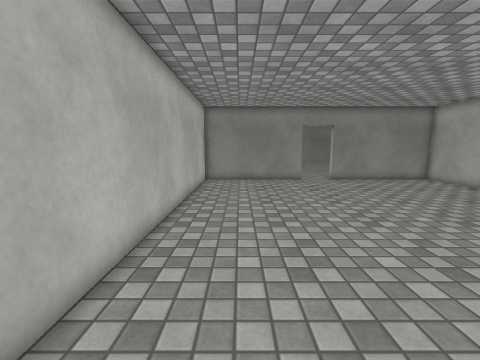
[1] (above)

24 first-person views from a walk through a scene from a Unity 3-D project. The camera is 1.3 m above the floor, tilts 8° down and sees 90° across. The floor is counted in squares, 0.5 m on a side. Each view is taken from the middle of a square. On the plan, view 1 faces up. The plan holds only what a view shows up to about 17 squares ahead; the rest is blank. The place goes on beyond the plan. Surface patterns are stand-ins for the level's own textures.

[2]
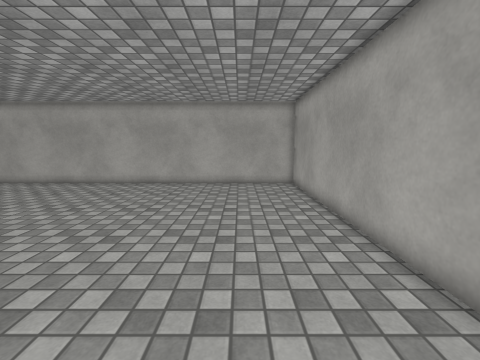

[3]
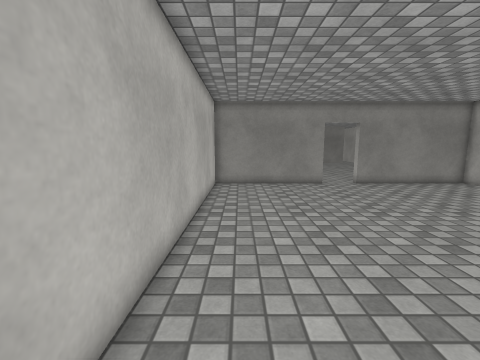

[4]
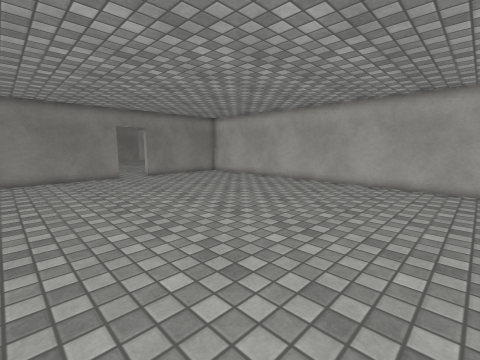

[5]
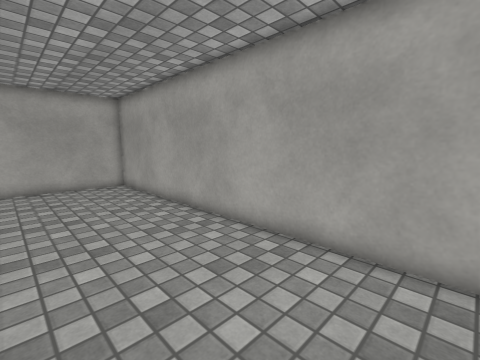

[6]
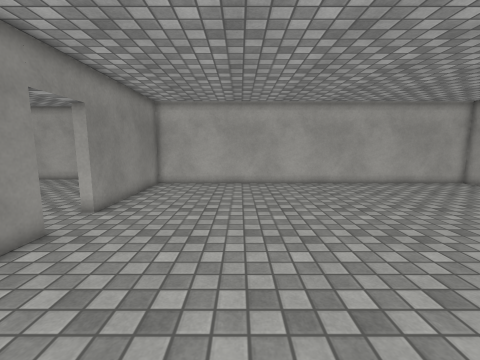

[7]
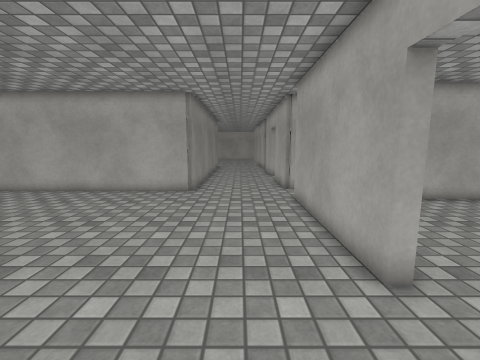

[8]
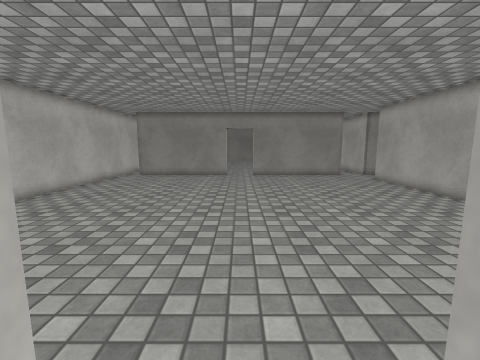

[9]
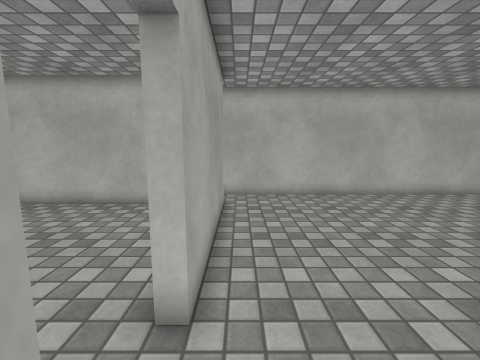

[10]
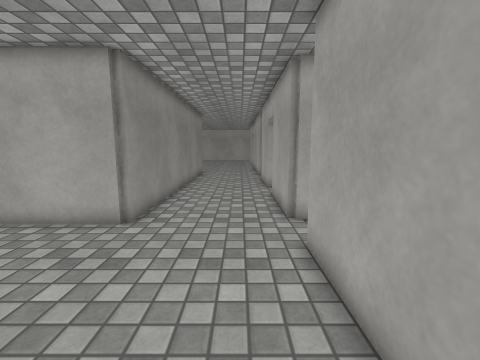

[11]
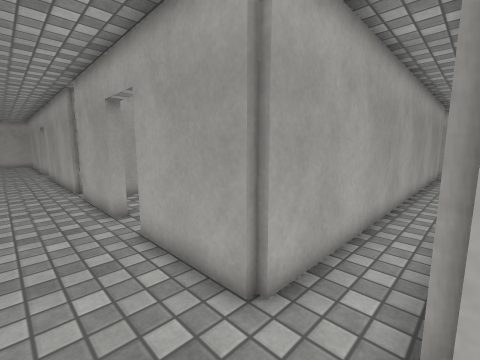

[12]
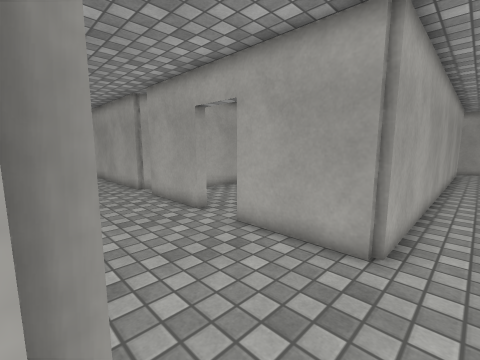

[13]
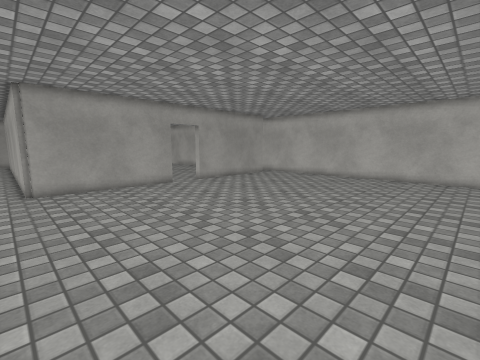

[14]
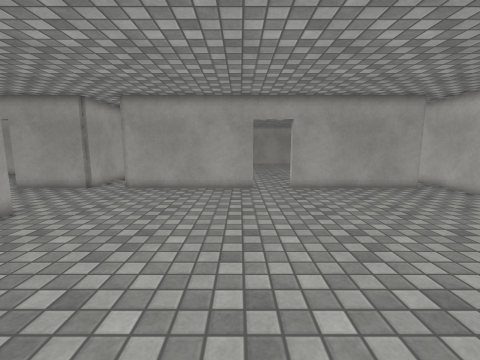

[15]
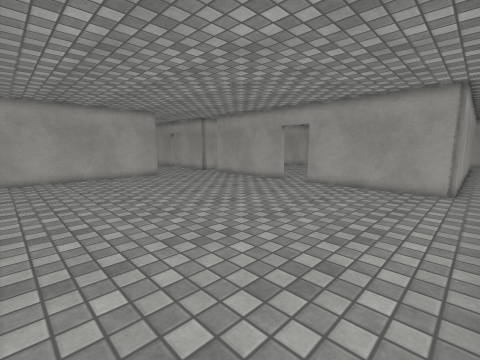

[16]
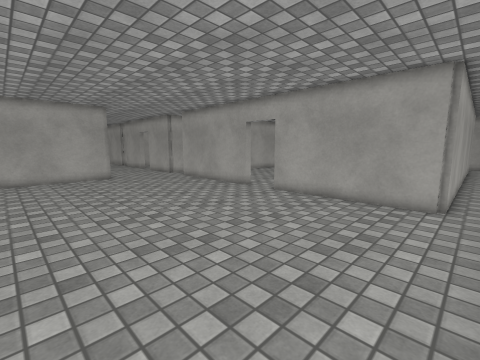

[17]
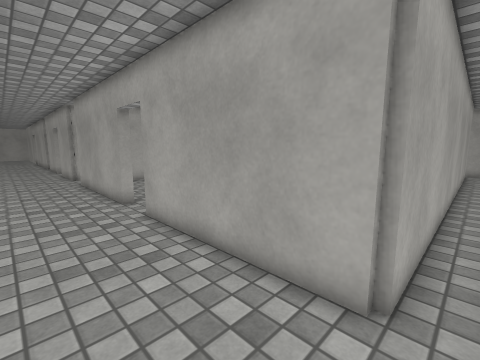

[18]
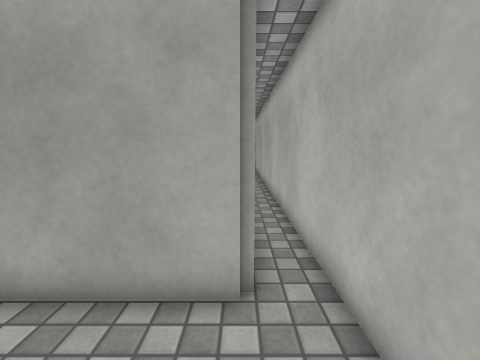

[19]
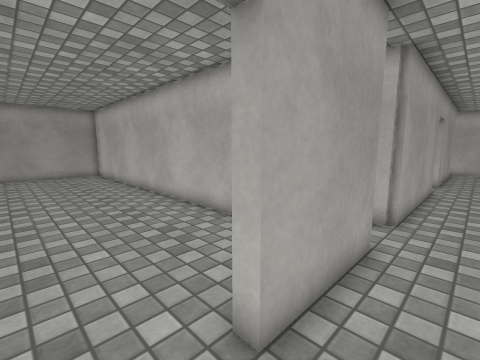

[20]
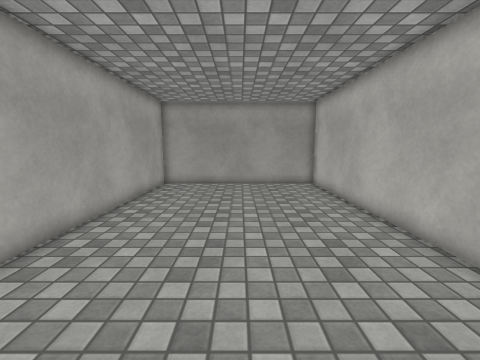

[21]
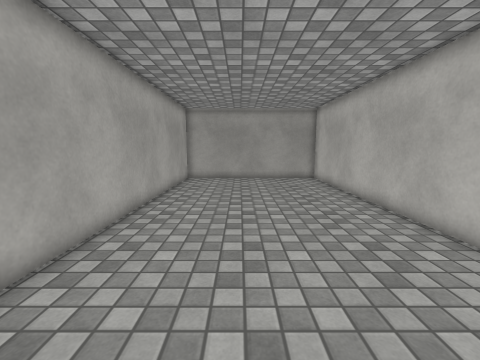

[22]
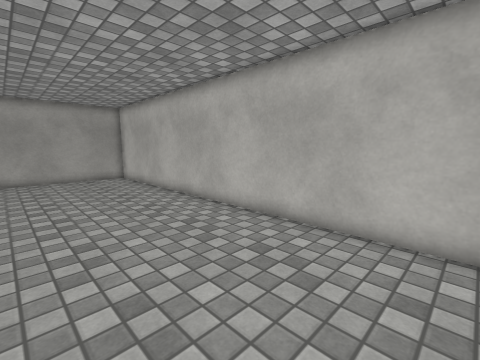

[23]
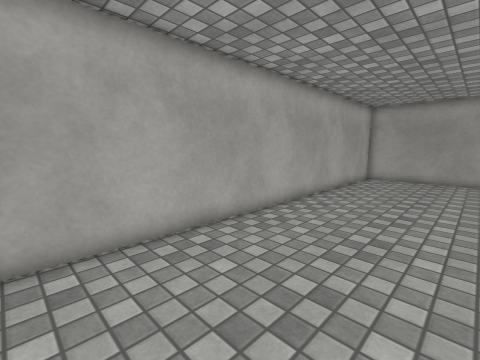

[24]
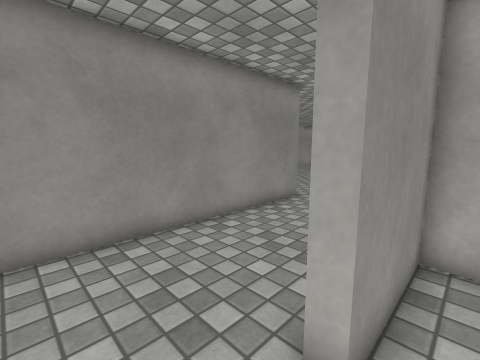

### Floor plan
Points are (right, up) in squares from view 1. A wall is a line through its corners. A room is listed if a view was taken in it or the views show most of it. See-through windows are left out.
Room 1 (views 1, 2, 3, 4, 5, 6, 8)
walls: (4.8, 18.7) (-2.7, 18.7) (-2.7, 2.5); (-2.2, -2.8) (14.7, -2.8) (14.7, 18.7) (7.2, 18.7)
ways out: opening at (6, 19) to room 2
Room 2 (views 7, 9, 10, 11, 12, 13, 14, 15, 16, 17, 18, 19)
walls: (7.2, 18.7) (7.2, 19.2) (15.2, 19.2); (16.7, 24.9) (16.7, 35.5); (17.3, 19.2) (21.9, 19.2) (21.9, 18.8); (-3.3, 19.2) (4.8, 19.2) (4.8, 18.7); (-4.8, 35.2) (-4.8, 19.5); (24.3, 18.7) (24.3, 19.2) (28.6, 19.2); (29.5, 24.7) (17, 24.7)
ways out: opening at (6, 19) to room 1; opening at (23, 19) to room 3; opening at (-4, 19); opening at (16, 20)
Room 3 (views 20, 21, 22, 23, 24)
walls: (17.8, 18.2) (17.8, -2.8) (28.3, -2.8) (28.3, 18.7) (24.3, 18.7)
ways out: opening at (23, 19) to room 2

Positions as (right, up) in squares from view 1, and headings:
1: (0, 0), facing up
2: (-2, 1), facing right
3: (-1, 2), facing up
4: (-2, -2), facing up-right
5: (-2, 3), facing down-right
6: (-2, 13), facing right
7: (3, 22), facing right
8: (6, 18), facing up
9: (8, 20), facing left
10: (9, 21), facing right
11: (15, 22), facing down-right
12: (16, 25), facing down-right
13: (16, 35), facing down-left
14: (8, 34), facing down
15: (-4, 35), facing down-right
16: (-4, 31), facing down-right
17: (-4, 23), facing down-right
18: (-3, 23), facing down
19: (24, 21), facing down-left
20: (23, 14), facing down
21: (24, 17), facing down
22: (25, 18), facing down-left
23: (22, 18), facing down-right
24: (22, 18), facing up-right
